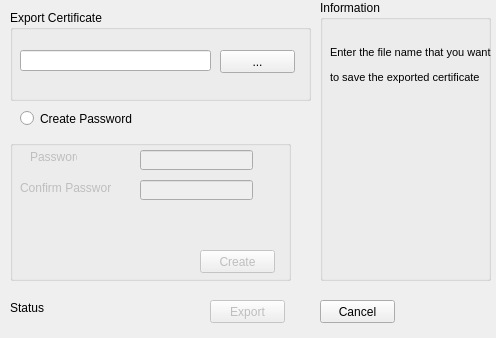
<?xml version="1.0" encoding="UTF-8"?>
<ui version="4.0">
 <class>Export</class>
 <widget class="QDialog" name="Export">
  <property name="geometry">
   <rect>
    <x>0</x>
    <y>0</y>
    <width>496</width>
    <height>338</height>
   </rect>
  </property>
  <property name="windowTitle">
   <string>Trust Factory Certificate Utility</string>
  </property>
  <widget class="QLabel" name="label_2">
   <property name="geometry">
    <rect>
     <x>10</x>
     <y>300</y>
     <width>151</width>
     <height>16</height>
    </rect>
   </property>
   <property name="text">
    <string>Status</string>
   </property>
  </widget>
  <widget class="QRadioButton" name="create_password_exportCert_radioButton">
   <property name="geometry">
    <rect>
     <x>20</x>
     <y>110</y>
     <width>201</width>
     <height>17</height>
    </rect>
   </property>
   <property name="text">
    <string>Create Password</string>
   </property>
  </widget>
  <widget class="QGroupBox" name="groupBox_2">
   <property name="geometry">
    <rect>
     <x>320</x>
     <y>0</y>
     <width>171</width>
     <height>281</height>
    </rect>
   </property>
   <property name="title">
    <string>Information</string>
   </property>
   <widget class="QLabel" name="label">
    <property name="geometry">
     <rect>
      <x>10</x>
      <y>30</y>
      <width>161</width>
      <height>71</height>
     </rect>
    </property>
    <property name="font">
     <font>
      <pointsize>8</pointsize>
     </font>
    </property>
    <property name="text">
     <string>&lt;html&gt;&lt;head/&gt;&lt;body&gt;&lt;p&gt;Enter the file name that you want &lt;/p&gt;&lt;p&gt;to save the exported certificate &lt;/p&gt;&lt;/body&gt;&lt;/html&gt;</string>
    </property>
   </widget>
  </widget>
  <widget class="QPushButton" name="export_Button">
   <property name="enabled">
    <bool>false</bool>
   </property>
   <property name="geometry">
    <rect>
     <x>210</x>
     <y>300</y>
     <width>75</width>
     <height>23</height>
    </rect>
   </property>
   <property name="text">
    <string>Export</string>
   </property>
  </widget>
  <widget class="QGroupBox" name="hBoxCreatePasswordExport">
   <property name="enabled">
    <bool>false</bool>
   </property>
   <property name="geometry">
    <rect>
     <x>10</x>
     <y>140</y>
     <width>281</width>
     <height>141</height>
    </rect>
   </property>
   <property name="title">
    <string/>
   </property>
   <widget class="QLineEdit" name="password_export_3">
    <property name="geometry">
     <rect>
      <x>130</x>
      <y>10</y>
      <width>113</width>
      <height>20</height>
     </rect>
    </property>
    <property name="echoMode">
     <enum>QLineEdit::Password</enum>
    </property>
   </widget>
   <widget class="QLineEdit" name="confirm_password_export_3">
    <property name="geometry">
     <rect>
      <x>130</x>
      <y>40</y>
      <width>113</width>
      <height>20</height>
     </rect>
    </property>
    <property name="echoMode">
     <enum>QLineEdit::Password</enum>
    </property>
   </widget>
   <widget class="QLabel" name="label_9">
    <property name="geometry">
     <rect>
      <x>20</x>
      <y>10</y>
      <width>47</width>
      <height>13</height>
     </rect>
    </property>
    <property name="text">
     <string>Password</string>
    </property>
   </widget>
   <widget class="QLabel" name="label_10">
    <property name="geometry">
     <rect>
      <x>10</x>
      <y>40</y>
      <width>91</width>
      <height>16</height>
     </rect>
    </property>
    <property name="text">
     <string>Confirm Password</string>
    </property>
   </widget>
   <widget class="QLabel" name="confirmPassword_label_3">
    <property name="geometry">
     <rect>
      <x>30</x>
      <y>80</y>
      <width>211</width>
      <height>20</height>
     </rect>
    </property>
    <property name="text">
     <string/>
    </property>
   </widget>
   <widget class="QPushButton" name="createPassword_Btn_3">
    <property name="geometry">
     <rect>
      <x>190</x>
      <y>110</y>
      <width>75</width>
      <height>23</height>
     </rect>
    </property>
    <property name="text">
     <string>Create</string>
    </property>
   </widget>
  </widget>
  <widget class="QPushButton" name="pushButton_2">
   <property name="geometry">
    <rect>
     <x>320</x>
     <y>300</y>
     <width>75</width>
     <height>23</height>
    </rect>
   </property>
   <property name="text">
    <string>Cancel</string>
   </property>
  </widget>
  <widget class="QGroupBox" name="groupBox">
   <property name="geometry">
    <rect>
     <x>10</x>
     <y>10</y>
     <width>301</width>
     <height>91</height>
    </rect>
   </property>
   <property name="title">
    <string>Export Certificate</string>
   </property>
   <widget class="QPushButton" name="browseExport_Button">
    <property name="geometry">
     <rect>
      <x>210</x>
      <y>40</y>
      <width>75</width>
      <height>23</height>
     </rect>
    </property>
    <property name="text">
     <string>...</string>
    </property>
   </widget>
   <widget class="QLineEdit" name="export_lineEdit">
    <property name="geometry">
     <rect>
      <x>10</x>
      <y>40</y>
      <width>191</width>
      <height>21</height>
     </rect>
    </property>
   </widget>
  </widget>
 </widget>
 <resources/>
 <connections/>
</ui>
